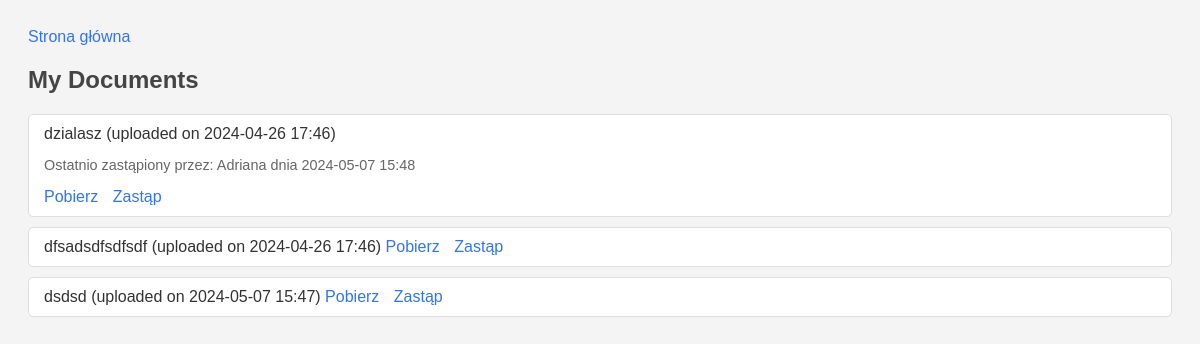
Before: /documents/ (signed in) with the older database file.
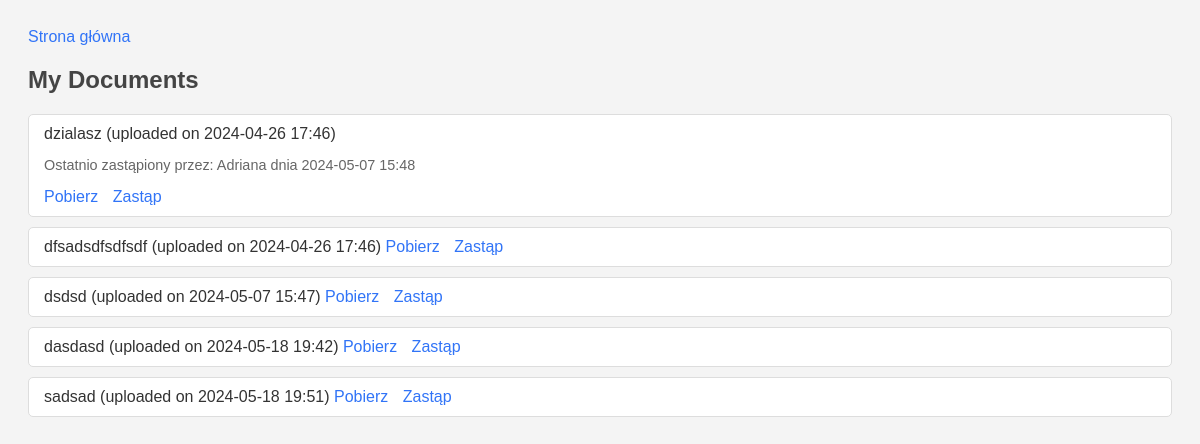
After: the same page with the newer database file.
### base/models.py (models this page shows, shortened)
class Document(models.Model):
    title = models.CharField(max_length=255)
    file = models.FileField(
        upload_to='documents/',
        validators=[FileExtensionValidator(allowed_extensions=['gpg'])]
    )
    author = models.ForeignKey(Profile, on_delete=models.CASCADE)
    created_at = models.DateTimeField(auto_now_add=True)
    is_public = models.BooleanField(default=False)
    public_key = models.ForeignKey(PublicKey, on_delete=models.SET_NULL, null=True, blank=True)
    class Meta:
        abstract = True

class HRDocument(Document):
    last_edited_by = models.ForeignKey(Profile, on_delete=models.SET_NULL, null=True, blank=True, related_name='hrdocument_last_edited')
    last_replaced_by = models.ForeignKey(Profile, on_delete=models.SET_NULL, null=True, blank=True, related_name='hrdocument_last_replaced')
    last_replaced_at = models.DateTimeField(null=True, blank=True)
    recipient = models.ForeignKey(Profile, related_name='received_documents_HR', on_delete=models.SET_NULL, null=True, blank=True)

class Profile(models.Model):
    USER_ROLES = (
        ('superadmin', 'Super Administrator'),
        ('admin', 'Administrator'),
        ('manager', 'Manager'),
        ('employee', 'Pracownik'),
        ('guest', 'Gość'),
    )
    USER_DEPARTMENT = (
        ('HR', 'HR'),
        ('IT', 'IT'),
        ('SALES', 'SALES'),
        ('FINANCE', 'FINANCE'),
        ('LOGISTICS', 'LOGISTICS'),
    )
    username = models.CharField(max_length=100, unique=True)
    email = models.EmailField(max_length=100, unique=True)
    password = models.CharField(max_length=128)
    role = models.CharField(max_length=20, choices=USER_ROLES, default='guest')
    department = models.CharField(max_length=100, choices=USER_DEPARTMENT, default='HR')
    login_attempts = models.IntegerField(default=0)
    lockout_time = models.DateTimeField(null=True, blank=True)

class ITDocument(Document):
    last_edited_by = models.ForeignKey(Profile, on_delete=models.SET_NULL, null=True, blank=True, related_name='itdocument_last_edited')
    last_replaced_by = models.ForeignKey(Profile, on_delete=models.SET_NULL, null=True, blank=True, related_name='itdocument_last_replaced')
    last_replaced_at = models.DateTimeField(null=True, blank=True)
    recipient = models.ForeignKey(Profile, related_name='received_documents_IT', on_delete=models.SET_NULL, null=True, blank=True)

### base/views.py (the view)
# urls.py: path('documents/', views.document_list, name='documents'),
def document_list(request):
    if not request.session.get('user_id'):
        return redirect('login')
    user_id = request.session.get('user_id')
    hr_documents = HRDocument.objects.filter(author_id=user_id)
    sales_documents = SalesDocument.objects.filter(author_id=user_id)
    it_documents = ITDocument.objects.filter(author_id=user_id)
    documents = list(hr_documents) + list(sales_documents) + list(it_documents)
    return render(request, 'base/document_list.html', {'documents': documents})

### base/templates/base/document_list.html (shortened to what this page needs)
{% load static %}
<!DOCTYPE html>
<html lang="en">
<head>
    <link rel="stylesheet" href="{% static 'css/document_list.css' %}">
</head>
<body>
  <a href="{% url 'home' %}" class="home-button">Strona główna</a>
    <h2>My Documents</h2>
    <ul>
      {% for document in documents %}
        <li>
          {{ document.title }} (uploaded on {{ document.created_at|date:"Y-m-d H:i" }})
          {% if document.last_replaced_by %}
          <p>Ostatnio zastąpiony przez: {{ document.last_replaced_by.username }} dnia {{ document.last_replaced_at|date:"Y-m-d H:i" }}</p>
          {% endif %}
          <a href="{{ document.file.url }}" download="{{ document.file.name }}">Pobierz</a>
          <a href="{% url 'document_replace' document.id %}">Zastąp</a>
        </li>
      {% endfor %}
    </ul>
</body>
</html>

Changed rows visible on the page:
added ITDocument: title "dasdasd", created_at "2024-05-18 19:42"
added ITDocument: title "sadsad", created_at "2024-05-18 19:51"
